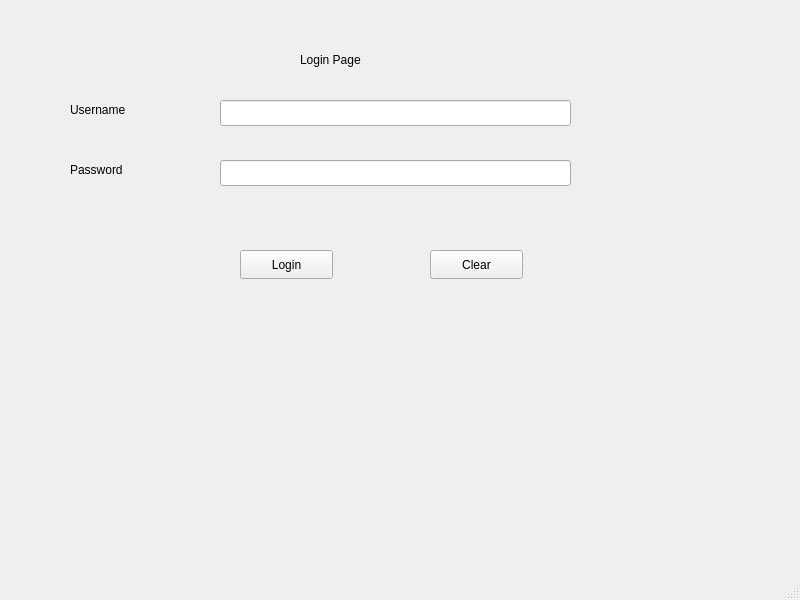
<?xml version="1.0" encoding="UTF-8"?>
<ui version="4.0">
 <class>LoginWindow</class>
 <widget class="QMainWindow" name="LoginWindow">
  <property name="geometry">
   <rect>
    <x>0</x>
    <y>0</y>
    <width>800</width>
    <height>600</height>
   </rect>
  </property>
  <property name="windowTitle">
   <string>LoginWindow</string>
  </property>
  <widget class="QWidget" name="centralwidget">
   <widget class="QLabel" name="UsernameLogin">
    <property name="geometry">
     <rect>
      <x>70</x>
      <y>100</y>
      <width>231</width>
      <height>20</height>
     </rect>
    </property>
    <property name="text">
     <string>Username</string>
    </property>
   </widget>
   <widget class="QLabel" name="PasswordLogin">
    <property name="geometry">
     <rect>
      <x>70</x>
      <y>160</y>
      <width>111</width>
      <height>20</height>
     </rect>
    </property>
    <property name="text">
     <string>Password </string>
    </property>
   </widget>
   <widget class="QLabel" name="label_3">
    <property name="geometry">
     <rect>
      <x>300</x>
      <y>50</y>
      <width>351</width>
      <height>20</height>
     </rect>
    </property>
    <property name="text">
     <string>Login Page</string>
    </property>
   </widget>
   <widget class="QLineEdit" name="lineEditUser">
    <property name="geometry">
     <rect>
      <x>220</x>
      <y>100</y>
      <width>351</width>
      <height>26</height>
     </rect>
    </property>
   </widget>
   <widget class="QLineEdit" name="lineEditPassword">
    <property name="geometry">
     <rect>
      <x>220</x>
      <y>160</y>
      <width>351</width>
      <height>26</height>
     </rect>
    </property>
    <property name="echoMode">
     <enum>QLineEdit::EchoMode::Password</enum>
    </property>
   </widget>
   <widget class="QPushButton" name="pushButtonLogin">
    <property name="geometry">
     <rect>
      <x>240</x>
      <y>250</y>
      <width>93</width>
      <height>29</height>
     </rect>
    </property>
    <property name="text">
     <string>Login</string>
    </property>
   </widget>
   <widget class="QPushButton" name="Push_ButtonClear">
    <property name="geometry">
     <rect>
      <x>430</x>
      <y>250</y>
      <width>93</width>
      <height>29</height>
     </rect>
    </property>
    <property name="text">
     <string>Clear</string>
    </property>
   </widget>
  </widget>
  <widget class="QMenuBar" name="menubar">
   <property name="geometry">
    <rect>
     <x>0</x>
     <y>0</y>
     <width>800</width>
     <height>26</height>
    </rect>
   </property>
  </widget>
  <widget class="QStatusBar" name="statusbar"/>
 </widget>
 <resources/>
 <connections/>
</ui>
